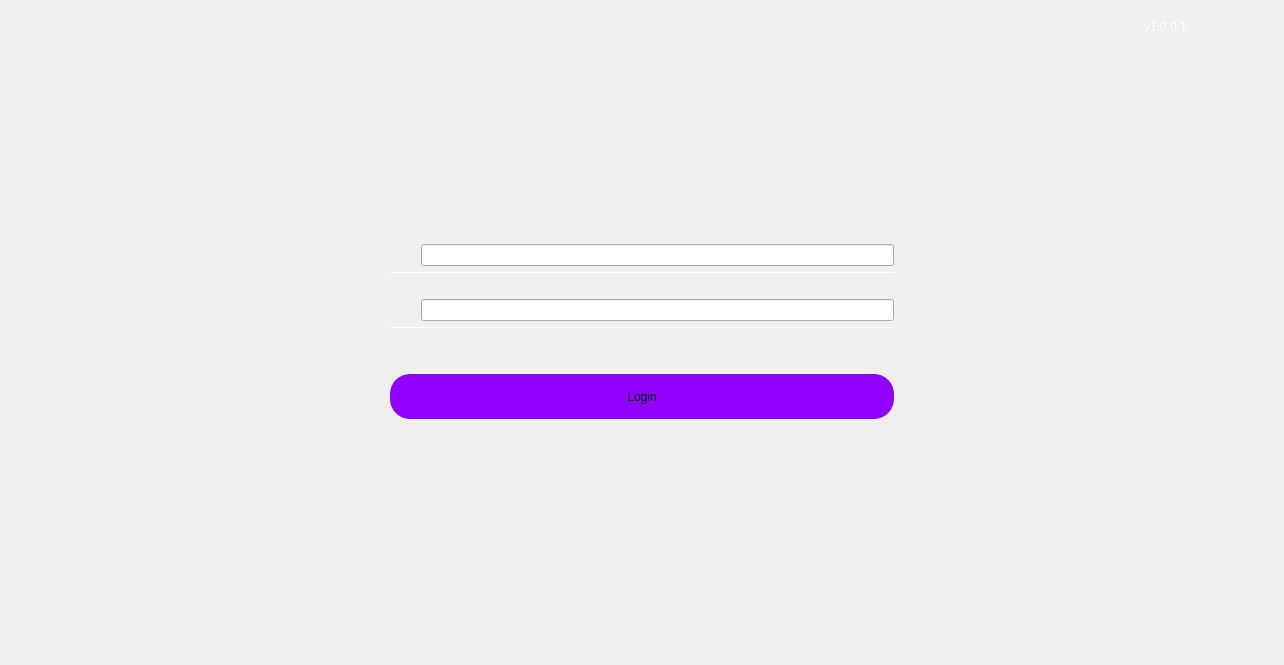
<?xml version="1.0" encoding="UTF-8"?>
<ui version="4.0">
 <class>form</class>
 <widget class="QWidget" name="form">
  <property name="geometry">
   <rect>
    <x>0</x>
    <y>0</y>
    <width>1284</width>
    <height>665</height>
   </rect>
  </property>
  <property name="windowTitle">
   <string>Form</string>
  </property>
  <property name="styleSheet">
   <string notr="true">#loginButton {
	background: #8f00ff;
	border-radius: 20px;
}

QLabel {
	color: rgba(255, 255, 255, 1);
}</string>
  </property>
  <layout class="QVBoxLayout" name="verticalLayout_3">
   <item>
    <layout class="QHBoxLayout" name="horizontalLayout_4" stretch="0,1,0">
     <property name="topMargin">
      <number>0</number>
     </property>
     <item>
      <layout class="QHBoxLayout" name="horizontalLayout" stretch="1">
       <property name="leftMargin">
        <number>10</number>
       </property>
       <item>
        <widget class="QLabel" name="label_logo">
         <property name="sizePolicy">
          <sizepolicy hsizetype="Minimum" vsizetype="Preferred">
           <horstretch>0</horstretch>
           <verstretch>0</verstretch>
          </sizepolicy>
         </property>
         <property name="minimumSize">
          <size>
           <width>0</width>
           <height>0</height>
          </size>
         </property>
         <property name="text">
          <string/>
         </property>
         <property name="pixmap">
          <pixmap resource="resource.qrc">:/images/fd_logo.png</pixmap>
         </property>
         <property name="scaledContents">
          <bool>false</bool>
         </property>
        </widget>
       </item>
      </layout>
     </item>
     <item>
      <spacer name="horizontalSpacer_2">
       <property name="orientation">
        <enum>Qt::Horizontal</enum>
       </property>
       <property name="sizeHint" stdset="0">
        <size>
         <width>40</width>
         <height>20</height>
        </size>
       </property>
      </spacer>
     </item>
     <item>
      <layout class="QHBoxLayout" name="horizontalLayout_2">
       <property name="rightMargin">
        <number>10</number>
       </property>
       <item>
        <widget class="QLabel" name="label">
         <property name="sizePolicy">
          <sizepolicy hsizetype="Fixed" vsizetype="Preferred">
           <horstretch>0</horstretch>
           <verstretch>0</verstretch>
          </sizepolicy>
         </property>
         <property name="text">
          <string>v1.0.0.1</string>
         </property>
        </widget>
       </item>
       <item>
        <widget class="QPushButton" name="pushButton_mini">
         <property name="minimumSize">
          <size>
           <width>32</width>
           <height>32</height>
          </size>
         </property>
         <property name="layoutDirection">
          <enum>Qt::RightToLeft</enum>
         </property>
         <property name="styleSheet">
          <string notr="true">border: none;</string>
         </property>
         <property name="text">
          <string/>
         </property>
         <property name="icon">
          <iconset resource="resource.qrc">
           <normaloff>:/images/small/icon_button_mini.svg</normaloff>:/images/small/icon_button_mini.svg</iconset>
         </property>
         <property name="iconSize">
          <size>
           <width>26</width>
           <height>26</height>
          </size>
         </property>
         <property name="flat">
          <bool>true</bool>
         </property>
        </widget>
       </item>
       <item>
        <widget class="QPushButton" name="pushButton_close">
         <property name="minimumSize">
          <size>
           <width>32</width>
           <height>32</height>
          </size>
         </property>
         <property name="layoutDirection">
          <enum>Qt::RightToLeft</enum>
         </property>
         <property name="styleSheet">
          <string notr="true">border: none;</string>
         </property>
         <property name="text">
          <string/>
         </property>
         <property name="icon">
          <iconset resource="resource.qrc">
           <normaloff>:/images/small/icon_button_close.svg</normaloff>:/images/small/icon_button_close.svg</iconset>
         </property>
         <property name="iconSize">
          <size>
           <width>26</width>
           <height>26</height>
          </size>
         </property>
         <property name="flat">
          <bool>true</bool>
         </property>
        </widget>
       </item>
      </layout>
     </item>
    </layout>
   </item>
   <item>
    <layout class="QHBoxLayout" name="horizontalLayout_7" stretch="3,4,3">
     <item>
      <spacer name="horizontalSpacer_7">
       <property name="orientation">
        <enum>Qt::Horizontal</enum>
       </property>
       <property name="sizeHint" stdset="0">
        <size>
         <width>40</width>
         <height>20</height>
        </size>
       </property>
      </spacer>
     </item>
     <item>
      <layout class="QVBoxLayout" name="verticalLayout_2">
       <item>
        <spacer name="verticalSpacer">
         <property name="orientation">
          <enum>Qt::Vertical</enum>
         </property>
         <property name="sizeHint" stdset="0">
          <size>
           <width>20</width>
           <height>40</height>
          </size>
         </property>
        </spacer>
       </item>
       <item>
        <layout class="QVBoxLayout" name="verticalLayout">
         <item>
          <layout class="QHBoxLayout" name="horizontalLayout_3" stretch="0,0,0,1">
           <item>
            <spacer name="horizontalSpacer_5">
             <property name="orientation">
              <enum>Qt::Horizontal</enum>
             </property>
             <property name="sizeHint" stdset="0">
              <size>
               <width>5</width>
               <height>20</height>
              </size>
             </property>
            </spacer>
           </item>
           <item>
            <widget class="QLabel" name="usernameLabel">
             <property name="maximumSize">
              <size>
               <width>24</width>
               <height>24</height>
              </size>
             </property>
             <property name="text">
              <string/>
             </property>
             <property name="pixmap">
              <pixmap resource="resource.qrc">:/images/icon_username.svg</pixmap>
             </property>
             <property name="scaledContents">
              <bool>true</bool>
             </property>
            </widget>
           </item>
           <item>
            <spacer name="horizontalSpacer">
             <property name="orientation">
              <enum>Qt::Horizontal</enum>
             </property>
             <property name="sizeHint" stdset="0">
              <size>
               <width>13</width>
               <height>17</height>
              </size>
             </property>
            </spacer>
           </item>
           <item>
            <widget class="QLineEdit" name="userLineEdit"/>
           </item>
          </layout>
         </item>
         <item>
          <widget class="QLabel" name="label_line1">
           <property name="minimumSize">
            <size>
             <width>0</width>
             <height>1</height>
            </size>
           </property>
           <property name="maximumSize">
            <size>
             <width>16777215</width>
             <height>1</height>
            </size>
           </property>
           <property name="styleSheet">
            <string notr="true">background-color: rgb(253, 253, 253);</string>
           </property>
           <property name="text">
            <string/>
           </property>
          </widget>
         </item>
         <item>
          <layout class="QHBoxLayout" name="horizontalLayout_5" stretch="0,0,0,1">
           <property name="topMargin">
            <number>20</number>
           </property>
           <item>
            <spacer name="horizontalSpacer_6">
             <property name="orientation">
              <enum>Qt::Horizontal</enum>
             </property>
             <property name="sizeHint" stdset="0">
              <size>
               <width>5</width>
               <height>20</height>
              </size>
             </property>
            </spacer>
           </item>
           <item>
            <widget class="QLabel" name="passwordLabel">
             <property name="maximumSize">
              <size>
               <width>24</width>
               <height>24</height>
              </size>
             </property>
             <property name="text">
              <string/>
             </property>
             <property name="pixmap">
              <pixmap resource="resource.qrc">:/images/icon_password.svg</pixmap>
             </property>
             <property name="scaledContents">
              <bool>true</bool>
             </property>
            </widget>
           </item>
           <item>
            <spacer name="horizontalSpacer_3">
             <property name="orientation">
              <enum>Qt::Horizontal</enum>
             </property>
             <property name="sizeHint" stdset="0">
              <size>
               <width>13</width>
               <height>17</height>
              </size>
             </property>
            </spacer>
           </item>
           <item>
            <widget class="QLineEdit" name="passwordLineEdit"/>
           </item>
          </layout>
         </item>
         <item>
          <widget class="QLabel" name="label_line1_2">
           <property name="minimumSize">
            <size>
             <width>0</width>
             <height>1</height>
            </size>
           </property>
           <property name="maximumSize">
            <size>
             <width>16777215</width>
             <height>1</height>
            </size>
           </property>
           <property name="styleSheet">
            <string notr="true">background-color: rgb(253, 253, 253);</string>
           </property>
           <property name="text">
            <string/>
           </property>
          </widget>
         </item>
         <item>
          <layout class="QHBoxLayout" name="horizontalLayout_6">
           <property name="leftMargin">
            <number>2</number>
           </property>
           <property name="topMargin">
            <number>20</number>
           </property>
           <property name="bottomMargin">
            <number>20</number>
           </property>
          </layout>
         </item>
         <item>
          <widget class="QPushButton" name="loginButton">
           <property name="minimumSize">
            <size>
             <width>0</width>
             <height>45</height>
            </size>
           </property>
           <property name="maximumSize">
            <size>
             <width>16777215</width>
             <height>45</height>
            </size>
           </property>
           <property name="text">
            <string>Login</string>
           </property>
          </widget>
         </item>
         <item>
          <spacer name="verticalSpacer_3">
           <property name="orientation">
            <enum>Qt::Vertical</enum>
           </property>
           <property name="sizeHint" stdset="0">
            <size>
             <width>20</width>
             <height>20</height>
            </size>
           </property>
          </spacer>
         </item>
         <item>
          <widget class="QLabel" name="errLabel">
           <property name="text">
            <string/>
           </property>
           <property name="alignment">
            <set>Qt::AlignLeading|Qt::AlignLeft|Qt::AlignVCenter</set>
           </property>
          </widget>
         </item>
        </layout>
       </item>
       <item>
        <spacer name="verticalSpacer_2">
         <property name="orientation">
          <enum>Qt::Vertical</enum>
         </property>
         <property name="sizeHint" stdset="0">
          <size>
           <width>20</width>
           <height>40</height>
          </size>
         </property>
        </spacer>
       </item>
      </layout>
     </item>
     <item>
      <spacer name="horizontalSpacer_8">
       <property name="orientation">
        <enum>Qt::Horizontal</enum>
       </property>
       <property name="sizeHint" stdset="0">
        <size>
         <width>40</width>
         <height>20</height>
        </size>
       </property>
      </spacer>
     </item>
    </layout>
   </item>
  </layout>
 </widget>
 <resources>
  <include location="resource.qrc"/>
 </resources>
 <connections/>
</ui>
